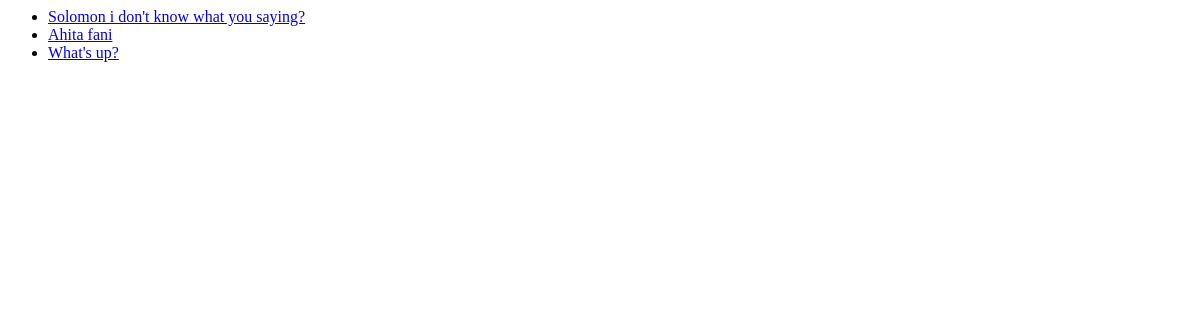
/polls/, run on an earlier commit of the app's database.
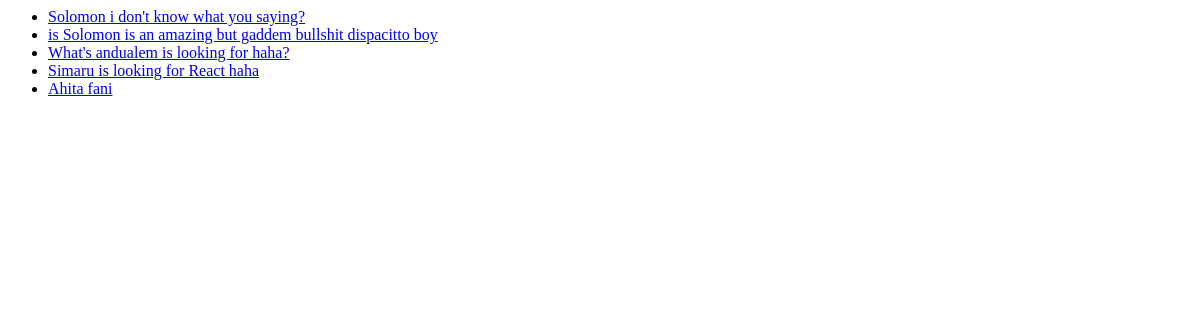
And on a later commit of the database.
### polls/models.py (models this page shows, shortened)
class Question(models.Model):
    question_text = models.CharField(max_length=200)
    pub_date = models.DateTimeField("date published")

### polls/views.py (the view)
# urls.py: path("", views.index, name="index"),
def index(request):
    latest_question_list = Question.objects.order_by("-pub_date")[:5]
    template = loader.get_template("polls/index.html")
    context = {
        "latest_question_list": latest_question_list,
    }
    return HttpResponse(template.render(context, request))

### polls/templates/polls/index.html
{% if latest_question_list %}
    <ul>
    {% for question in latest_question_list %}
        <li><a href="/polls/{{ question.id }}/">{{ question.question_text }}</a></li>
    {% endfor %}
    </ul>
{% else %}
    <p>No polls are available.</p>
{% endif %}

What changed in the data, as far as the page shows it:
no longer on this page (row unchanged): Question: question_text "What's up?"
added Question: question_text "is Solomon is an amazing but gaddem bullshit dispacitto boy"
added Question: question_text "What's andualem is looking for haha?"
added Question: question_text "Simaru is looking for React haha"
